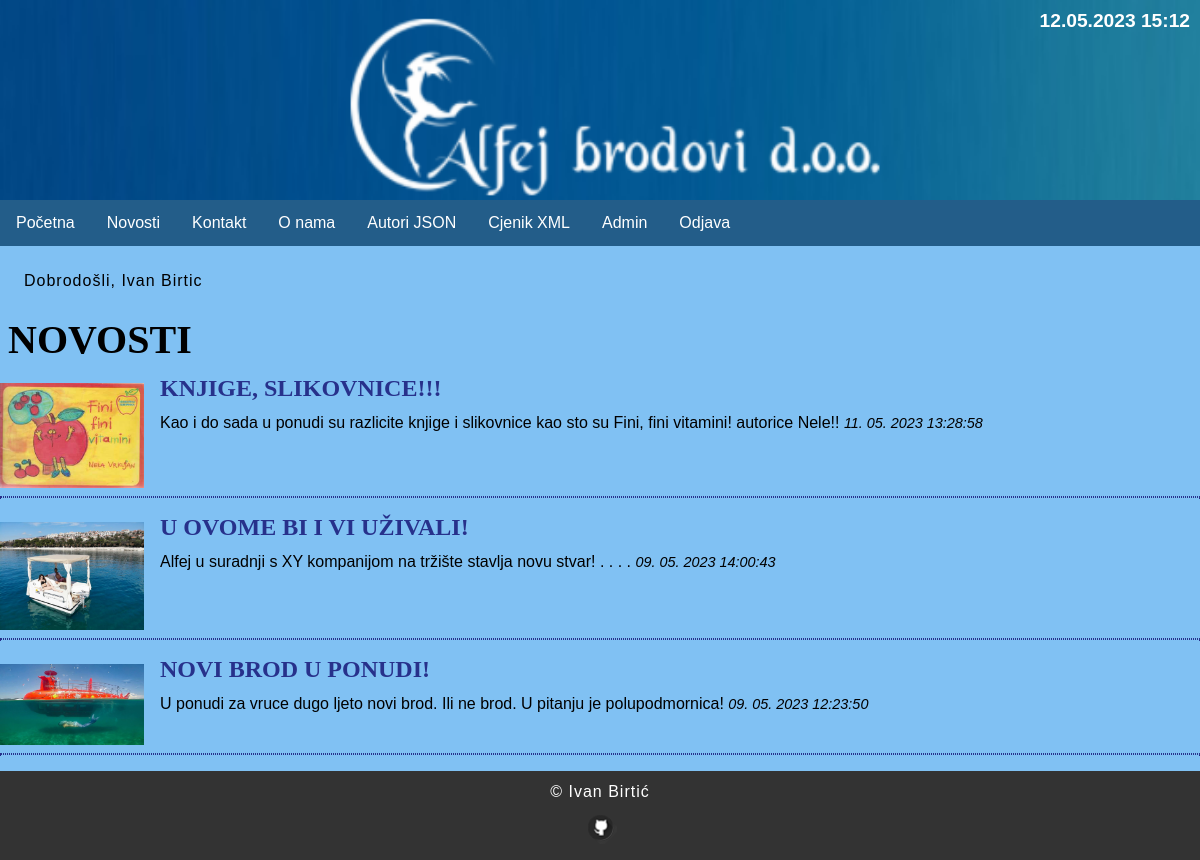
Screenshot of /index.php?menu=2 (signed in) with the database file from the repository.
### tables this page shows
CREATE TABLE `news` (
  `id` int(11) NOT NULL,
  `title` varchar(255) NOT NULL,
  `description` text NOT NULL,
  `date` timestamp NOT NULL DEFAULT current_timestamp() ON UPDATE current_timestamp(),
  `picture` varchar(255) NOT NULL,
  `archive` enum('Y','N') NOT NULL
);

### functions.php (called while the page is built)
<?php
	function pickerDateToMysql($pickerDate){
		$date = DateTime::createFromFormat('Y-m-d H:i:s', $pickerDate);
		return $date->format('d. m. Y H:i:s');
	}
?>

### news.php (the view, shortened to what this page needs)
<?php
	if (isset($action) && $action != '') {
		$query  = "SELECT * FROM news";
		$query .= " WHERE id=" . $_GET['action'];
		$result = @mysqli_query($MySQL, $query);
		$row = @mysqli_fetch_array($result);
			print '
			<div class="news">
				<a href="https://localhost/PHP_app/index.php?menu=9"><img src="news/' . $row['picture'] . '" alt="' . $row['title'] . '" title="' . $row['title'] . '"></a>
				<h2>' . $row['title'] . '</h2>
				<p>'  . $row['description'] . '</p>
				<time datetime="' . $row['date'] . '">' . pickerDateToMysql($row['date']) . '</time>
				<hr>
			</div>';
	}
	else {
		print '<h1>NOVOSTI</h1>';
		$query  = "SELECT * FROM news";
		$query .= " WHERE archive='N'";
		$query .= " ORDER BY date DESC";
		$result = @mysqli_query($MySQL, $query);
		while($row = @mysqli_fetch_array($result)) {
			print '
			<div class="news">
				<a href="https://localhost/PHP_app/index.php?menu=9"><img src="news/' . $row['picture'] . '" alt="' . $row['title'] . '" title="' . $row['title'] . '"></a>
				<h2>' . $row['title'] . '</h2>';
				if(strlen($row['description']) > 300) {
					echo substr(strip_tags($row['description']), 0, 300).'... <a href="index.php?menu=' . $menu . '&amp;action=' . $row['id'] . '">More</a>';
				} else {
					echo strip_tags($row['description']);
				}
				print '
				<time datetime="' . $row['date'] . '">' . pickerDateToMysql($row['date']) . '</time>
				<hr>
			</div>';
		}
	}
?>

### style.css (style rules this page uses)
body, html { font-family: 'futura', 'helvetica', sans-serif; margin: 0; font-size: 16px; background-color: #80c1f3; }
h1,h2 { margin: 8px; font-size: 40px; font-family: Times-new-roman; }
h2 { font-size: 24px; color: #27318b; }
main a { color: #27318b; text-decoration: none; }
p { margin: 24px; line-height: 22.4px; letter-spacing: 1px; }
.news img { width: 12%; float: left; padding: 0.5em 0; margin: 0 1em 0 0; }
.news h2 { margin: 0.5em 0; font-size: 1.5em; color: #27318b; }
.news hr { margin: 1em 0; border: 1px dotted #27318b; clear: both; }
.news time { font-size: 90%; font-style: italic; }
img { width: 100%; }

### rows the page displays
news: picture (picture), title "KNJIGE, SLIKOVNICE!!!", description "Kao i do sada u ponudi su razlicite knjige i slikovnice kao sto su Fini, fini vitamini! autorice Nele!!", date "11. 05. 2023 13:28:58"
news: picture (picture), title "U OVOME BI I VI UŽIVALI!", description "Alfej u suradnji s XY kompanijom na tržište stavlja novu stvar! . . . .", date "09. 05. 2023 14:00:43"
news: picture (picture), title "NOVI BROD U PONUDI!", description "U ponudi za vruce dugo ljeto novi brod. Ili ne brod. U pitanju je polupodmornica!", date "09. 05. 2023 12:23:50"

### other values shown
$_SESSION['message'] "Dobrodošli, Ivan Birtic"
